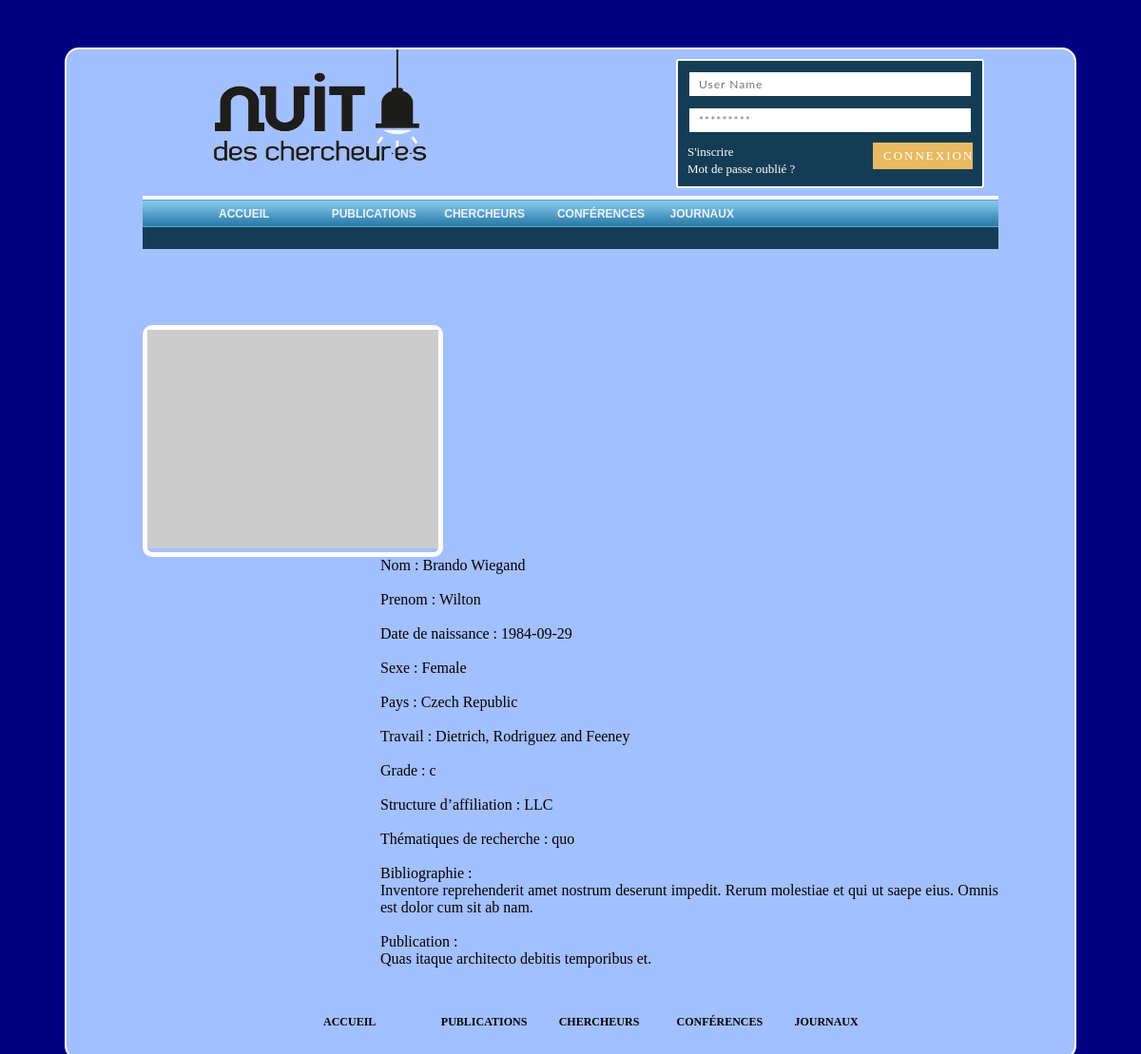
Screenshot of /index.php?page=ChercheurDetail&id=2 with the database file from the repository.
### tables this page shows
CREATE TABLE IF NOT EXISTS `template` (
  `id` int(8) NOT NULL AUTO_INCREMENT,
  `logo` varchar(255) DEFAULT NULL,
  `couleurAccueil` varchar(15) DEFAULT NULL,
  `couleurPublication` varchar(15) DEFAULT NULL,
  `couleurChercheur` varchar(15) DEFAULT NULL,
  `couleurConference` varchar(15) DEFAULT NULL,
  `couleurJourneaux` varchar(15) DEFAULT NULL,
  `couleurMenu` varchar(15) DEFAULT NULL,
  `couleurNews` varchar(15) DEFAULT NULL,
  PRIMARY KEY (`id`)
);

CREATE TABLE IF NOT EXISTS `user` (
  `id` int(11) NOT NULL AUTO_INCREMENT,
  `nom` varchar(25) NOT NULL,
  `prenom` varchar(25) NOT NULL,
  `bday` date NOT NULL,
  `sexe` varchar(10) NOT NULL,
  `Travail` varchar(30) NOT NULL,
  `Grade` varchar(30) NOT NULL,
  `affiliation` varchar(30) NOT NULL,
  `Themarecherche` varchar(150) NOT NULL,
  `cv` varchar(250) NOT NULL,
  `mail` varchar(100) NOT NULL,
  `NumTel` varchar(12) NOT NULL,
  `Siteweb` varchar(50) NOT NULL,
  `Bibliographie` text NOT NULL,
  `Publication` text NOT NULL,
  `pays` varchar(30) NOT NULL,
  `adr` varchar(200) NOT NULL,
  `password` varchar(255) NOT NULL,
  `imgUrl` varchar(250) NOT NULL,
  `bloquer` int(8) DEFAULT '0',
  `radier` int(11) DEFAULT '0',
  `inscrptionValider` int(11) DEFAULT '0',
  PRIMARY KEY (`id`)
);

### Controller/ChercheurDetail.php (called while the page is built, shortened)
<?php
include(dirname(__FILE__) . '/../View/ChercheurDetail.php');
include(dirname(__FILE__) . '/../Model/ChercheurDetail.php');
$connect = new db();
$bdd = $connect->connectDB();
$MDL = new ChercheurDetailMDL($bdd);
$View = new ChercheurDetailVIEW($MDL);
$View->SignUp();
$View->ChercheurDetails();

### Model/ChercheurDetail.php (the view, shortened to what this page needs)
<?php
class ChercheurDetailMDL
{
    private $db;
    public function __construct($db)
    {
        $this->db = $db;
    }
    public function getChercheurDetails()
    {
        if (!empty($_GET['id']) && isset($_GET['id'])) {
            $query = "SELECT t.* FROM user t WHERE id = " . $_GET['id'];
            $results = $this->db->query($query);
            $results->setFetchMode(PDO::FETCH_ASSOC);
            $result = $results->fetch();
        }
        $img = "assets/image/chercheur.jpg";
        $tmp = "
            <div class=\"ChercheurDetails\">
                <div class=\"ChercheurImg\">
                    <img src=\"" . ($result['imgUrl'] ? $result['imgUrl'] : $img) . "\" alt=\"\" />
                </div>
                <div id=\"ChercheurDetailsparagraphe\">
                    <span>Nom : " . ($result['nom'] ? $result['nom'] : '') . "</span><br><br>
                    <span>Prenom : " . ($result['prenom'] ? $result['prenom'] : '') . "</span><br><br>
                    <span>Date de naissance : " . ($result['bday'] ? $result['bday'] : '') . "</span><br><br>
                    <span>Sexe : " . ($result['sexe'] ? $result['sexe'] : '') . "</span><br><br>
                    <span>Pays : " . ($result['pays'] ? $result['pays'] : '') . "</span><br><br>";
        $tmp .= "<span>Travail : " . ($result['Travail'] ? $result['Travail'] : '') . "</span><br><br>
                    <span>Grade : " . ($result['Grade'] ? $result['Grade'] : '') . "</span><br><br>
                    <span>Structure d’affiliation : " . ($result['affiliation'] ? $result['affiliation'] : '') . "</span><br><br>
                    <span>Thématiques de recherche : " . ($result['Themarecherche'] ? $result['Themarecherche'] : '') . "</span><br><br>";
        $tmp .= "<div class='bioPub'>Bibliographie : <br>" . ($result['Bibliographie'] ? $result['Bibliographie'] : '') . "</div><br>
                    <div class='bioPub'>Publication : <br>" . ($result['Publication'] ? $result['Publication'] : '') . "</div><br>
                    </div><br><br></div><br><br>";
        echo $tmp;
    }
}

### View/header.php (shortened to what this page needs)
<!DOCTYPE html>
<html xmlns="http://www.w3.org/1999/html">
<head>
    <link rel="stylesheet" href="assets/css/menuHorizStyle.css" type="text/css"/>
    <link rel="stylesheet" href="assets/css/AccueilStyle.css" media="all" type="text/css"/>
    <link rel="stylesheet" href="assets/css/footerStyle.css" type="text/css"/>
    <link rel="stylesheet" href="assets/css/slidesShowStyle.css" type="text/css"/>
    <link rel="stylesheet" href="assets/css/btnSearch.css" type="text/css"/>
    <link rel="stylesheet" href="assets/css/NewsDetails.css" type="text/css"/>
    <link rel="stylesheet" href="assets/css/News.css" type="text/css"/>
    <link rel="stylesheet" href="assets/css/EventStyle.css" type="text/css"/>
    <link rel="stylesheet" href="assets/css/signeUpStyle.css" type="text/css"/>
    <link rel="stylesheet" href="assets/css/Chercheurs.css" type="text/css"/>
    <link rel="stylesheet" href="assets/css/publication.css" type="text/css"/>
    <link rel="stylesheet" href="assets/css/Journaux.css" type="text/css"/>
    <link rel="stylesheet" href="assets/css/Conferences.css" type="text/css"/>
    <link rel="stylesheet" href="assets/css/commentaire.css" type="text/css"/>
    <link rel="stylesheet" href="assets/css/Issue.css" type="text/css"/>
    <?php
    $connect = new db();
    $bdd = $connect->connectDB();
    $req = $bdd->prepare("SELECT * from template");
    $req->execute();
    $res = $req->fetch();
    ?>
</head>
<body>
<div class="container">
    <nav>
        <?php
        if (isset($_SESSION['userORadmin']) && $_SESSION['userORadmin'] == 0) {
            $logo = (isset($_SESSION['bloquer']) && $_SESSION['bloquer']) ? "#" : "index.php?page=Accueil";
        } elseif (isset($_SESSION['userORadmin']) && $_SESSION['userORadmin'] == 1) {
            $logo = "index.php?page=Admin";
        } else
            $logo = "index.php?page=Accueil";
        echo "<a href=\"$logo\" ><img id=\"logo\" src=\"" . $res['logo'] . "\" width=\"30%\" height=\"150\"></a>";
        ?>
        <?php
        if (isset($_SESSION['nom'])) {
            echo "<div class=\"authentification\"  id=\"login\" >
                                <a id=\"logout-btn\" href=\"Model/Inscription.php?log=out\" value=\"Déconnexion\">Déconnexion</a>
                                <a id=\"profil-btn\" href=\"index.php?page=Profil\" value=\"Profil\">Profil</a>
                      </div>";
        } else {
            echo "<div class=\"authentification\">
                          <form action=\"Model/Inscription.php\" id=\"login\" method=\"post\">
                              <input id=\"UserName\" type=\"text\" placeholder=\"User Name\"  name=\"username\" />
                              <input id=\"Password\" type=\"password\" placeholder=\"*********\" name='password' />
                              <input id=\"login-btn\" type=\"submit\" value=\"Connexion\" />
                              <div class=\"inscrption\">
                                  <a href=\"#\" id=\"show_login\" class=\"inscripLink\"><span>S'inscrire</span></a><br>
                                  <a href=\"#\" id=\"show_pwdRecover\" class=\"inscripLink\"><span>Mot de passe oublié ? </span></a>
                              </div>
                          </form>
                      </div>";
        }
        ?>
        <div id="dolphincontainer">
            <div id="dolphinnav">
                <?php
                if (isset($_GET['page']) AND
                    ($_GET['page'] == "Admin" OR
                        $_GET['page'] == "Template" OR
                        $_GET['page'] == "Contenu" OR
                        $_GET['page'] == "User" OR
                        $_GET['page'] == "Commentaire" OR
                        $_GET['page'] == "EditerContenu" OR
                        $_GET['page'] == "EditerContenuConference" OR
                        $_GET['page'] == "EditerContenuEvent" OR
                        $_GET['page'] == "EditerContenuJournal" OR
                        $_GET['page'] == "EditerContenuPublication")
                ) {
                    echo "
                            <ul>
<li><a href=\"index.php?Admin\" id=Admin\"><span>Accueil</span></a></li>
                                <li><a href=\"index.php?page=Template\" id=\"template\"><span>Gestion Template</span></a></li>
                                <li><a href=\"index.php?page=Contenu\" id=\"contenu\"><span>Gestion De Contenu</span></a></li>
                                <li><a href=\"index.php?page=User\" id=\"utilisateur\"><span>Gestion Utilisateur</span></a></li>
                                <li><a href=\"index.php?page=Commentaire\" id=\"commentaire\"><span>Gestion Commentaire</span></a></li>
                            </ul>
                        ";
                } else {
                    $accueil = (isset($_SESSION['bloquer']) && $_SESSION['bloquer']) ? "#" : "index.php?page=Accueil";
                    $publications = (isset($_SESSION['bloquer']) && $_SESSION['bloquer']) ? "#" : "index.php?page=Publications";
                    $chercheurs = (isset($_SESSION['bloquer']) && $_SESSION['bloquer']) ? "#" : "index.php?page=Chercheurs";
                    $conferences = (isset($_SESSION['bloquer']) && $_SESSION['bloquer']) ? "#" : "index.php?page=Conferences";
                    $journaux = (isset($_SESSION['bloquer']) && $_SESSION['bloquer']) ? "#" : "index.php?page=Journaux";
                    echo "
                            <ul>
                                <li style='width: 10%'><a href=\"$accueil\" id=\"accueil\"><span>Accueil</span></a></li>
                                <li style='width: 10%'><a href=\"$publications\" id=\"pub\"><span>Publications</span></a></li>
                                <li style='width: 10%'><a href=\"$chercheurs\" id=\"chercheuur\"><span>Chercheurs</span></a></li>
                                <li style='width: 10%'><a href=\"$conferences\" id=\"conf\"><span>Conférences</span></a></li>
                                <li style='width: 10%'><a href=\"$journaux\" id=\"Journaux\"><span>Journaux</span></a></li>
                            </ul>
                        ";
                }
                ?>
            </div>
        </div>
    </nav>

### index.php (shortened to what this page needs)
<?php
    include_once 'View/header.php';
    if(!empty($_GET['page']) AND (is_file('Controller/'.$_GET['page'].'.php') OR is_file('Controller/admin/'.$_GET['page'].'.php'))){
        if(is_file('Controller/'.$_GET['page'].'.php'))
            include('Controller/'.$_GET['page'].'.php');
        else
            include('Controller/admin/'.$_GET['page'].'.php');
    }else{
        include('Controller/Accueil.php');
    }
    include_once 'View/footer.php';

### View/ChercheurDetail.php
<?php
class ChercheurDetailVIEW
{
    private $model;
    public function __construct($model)
    {
        $this->model = $model;
    }
    public function ChercheurDetails()
    {
        echo $this->model->getChercheurDetails();
    }
    public function SignUp()
    {
        $this->model->popUpSigneUp();
    }
}

### View/footer.php (shortened to what this page needs)
<footer>
    <?php
    if (isset($_GET['page']) AND
        ($_GET['page'] == "Admin" OR
            $_GET['page'] == "Template" OR
            $_GET['page'] == "Contenu" OR
            $_GET['page'] == "User" OR
            $_GET['page'] == "Commentaire")
    ) {
        echo "
                            <ul>
                                <li><a href=\"index.php?page=Template\" id=\"template\"><span>Gestion Template</span></a></li>
                                <li><a href=\"index.php?page=Contenu\" id=\"contenu\"><span>Gestion De Contenu</span></a></li>
                                <li><a href=\"index.php?page=User\" id=\"utilisateur\"><span>Gestion Utilisateur</span></a></li>
                                <li><a href=\"index.php?page=Commentaire\" id=\"commentaire\"><span>Gestion Commentaire</span></a></li>
                            </ul>
                        ";
    } else {
        $accueil = (isset($_SESSION['bloquer']) && $_SESSION['bloquer']) ? "#" : "index.php?page=Accueil";
        $publications = (isset($_SESSION['bloquer']) && $_SESSION['bloquer']) ? "#" : "index.php?page=Publications";
        $chercheurs = (isset($_SESSION['bloquer']) && $_SESSION['bloquer']) ? "#" : "index.php?page=Chercheurs";
        $conferences = (isset($_SESSION['bloquer']) && $_SESSION['bloquer']) ? "#" : "index.php?page=Conferences";
        $journaux = (isset($_SESSION['bloquer']) && $_SESSION['bloquer']) ? "#" : "index.php?page=Journaux";
        echo "
                            <ul>
                                <li style='width: 10%'><a href=\"$accueil\" id=\"accueil\"><span>Accueil</span></a></li>
                                <li style='width: 10%'><a href=\"$publications\" id=\"pub\"><span>Publications</span></a></li>
                                <li style='width: 10%'><a href=\"$chercheurs\" id=\"chercheuur\"><span>Chercheurs</span></a></li>
                                <li style='width: 10%'><a href=\"$conferences\" id=\"conf\"><span>Conférences</span></a></li>
                                <li style='width: 10%'><a href=\"$journaux\" id=\"Journaux\"><span>Journaux</span></a></li>
                            </ul>
                        ";
    }
    ?>
</footer>
</div>
</body>
</html>

### assets/css/menuHorizStyle.css (style rules this page uses)
#dolphincontainer { position: relative; height: 56px; color: #E0E0E0; background: #143D55; width: 100%; font-family: Helvetica, Arial, Verdana, sans-serif; }
#dolphinnav { position: relative; height: 33px; font-size: 12px; text-transform: uppercase; font-weight: bold; background: #fff url('../image/dolphin_bg.gif') repeat-x bottom left; padding: 0 0 0 20px; }
#dolphinnav ul { margin: 0; padding: 0; list-style-type: none; width: auto; float: left; }
#dolphinnav ul li { display: block; float: left; margin-left: 40px; }
#dolphinnav ul li a { display: block; float: left; color: #EAF3F8; text-decoration: none; padding: 0 0 0 20px; height: 33px; }
#dolphinnav ul li a span { padding: 12px 20px 0 0; height: 21px; float: left; }
#logo { margin-left: 50px; margin-right: 50px; }

### assets/css/AccueilStyle.css (style rules this page uses)
body { background-color: navy; }
nav, footer { margin-right: 80px; margin-left: 80px; }
.container { overflow: auto; border: 2px solid white; border-radius: 15px; background-color: #a2bfff; margin: 50px 60px 20px; padding-bottom: 20px; }
.authentification { width: 300px; background-color: #143D55; border: 2px solid white; border-radius: 3px; padding: 10px 10px 10px 10px; position: relative; float: right; margin-top: 10px; margin-right: 15px; }
#login #UserName, #login #Password { background-color: #ffffff; border: 2px solid #143D55; padding-top: 5px; padding-right: 10px; padding-left: 10px; padding-bottom: 5px; width: 100%; box-sizing: border-box; font-family: Lato; font-size: 12px; font-weight: normal; letter-spacing: 1px; margin-bottom: 9px; }
#login #login-btn { background-color: #E8B960; border-style: solid; border-width: 1px; border-color: #E8B960; padding: 5px 10px 5px 10px; width: 35%; box-sizing: border-box; font-family: PT sans; font-size: 13px; font-weight: normal; letter-spacing: 2px; text-transform: uppercase; color: #ffffff; float: right; }
.inscripLink { text-decoration: none; font-size: 13px; font-weight: normal; color: #ffffff; }

### assets/css/footerStyle.css (style rules this page uses)
footer { position: relative; height: 33px; font-size: 12px; text-transform: uppercase; font-weight: bold; clear: left; }
footer ul { list-style-type: none; width: auto; float: left; }
footer ul li { display: block; float: left; margin-left: 50px; }
footer ul li a { color: black; font-weight: bold; display: block; float: left; text-decoration: none; padding: 0 0 0 20px; height: 33px; }
footer ul li a span { padding-top: 20px; padding-left: 0; padding-bottom: 0; height: 21px; float: left; }
footer ul { margin-left: 80px; }

### assets/css/Chercheurs.css (style rules this page uses)
.ChercheurDetails { margin: 80px; }
.ChercheurImg { float: left; border: 5px solid white; border-radius: 10px; width: 34%; }
.ChercheurImg img { width: 100%; }
#ChercheurDetailsparagraphe { float: right; text-align: justify; }
.bioPub { width: 650px; }

### rows the page displays
template: logo (picture)
user: nom "Brando Wiegand", prenom "Wilton", bday "1984-09-29", sexe "Female", pays "Czech Republic", Travail "Dietrich, Rodriguez and Feeney", Grade "c", affiliation "LLC", Themarecherche "quo", Bibliographie "Inventore reprehenderit amet nostrum deserunt impedit. Rerum molestiae et qui ut saepe eius. Omnis est dolor cum sit ab nam.", Publication "Quas itaque architecto debitis temporibus et."
